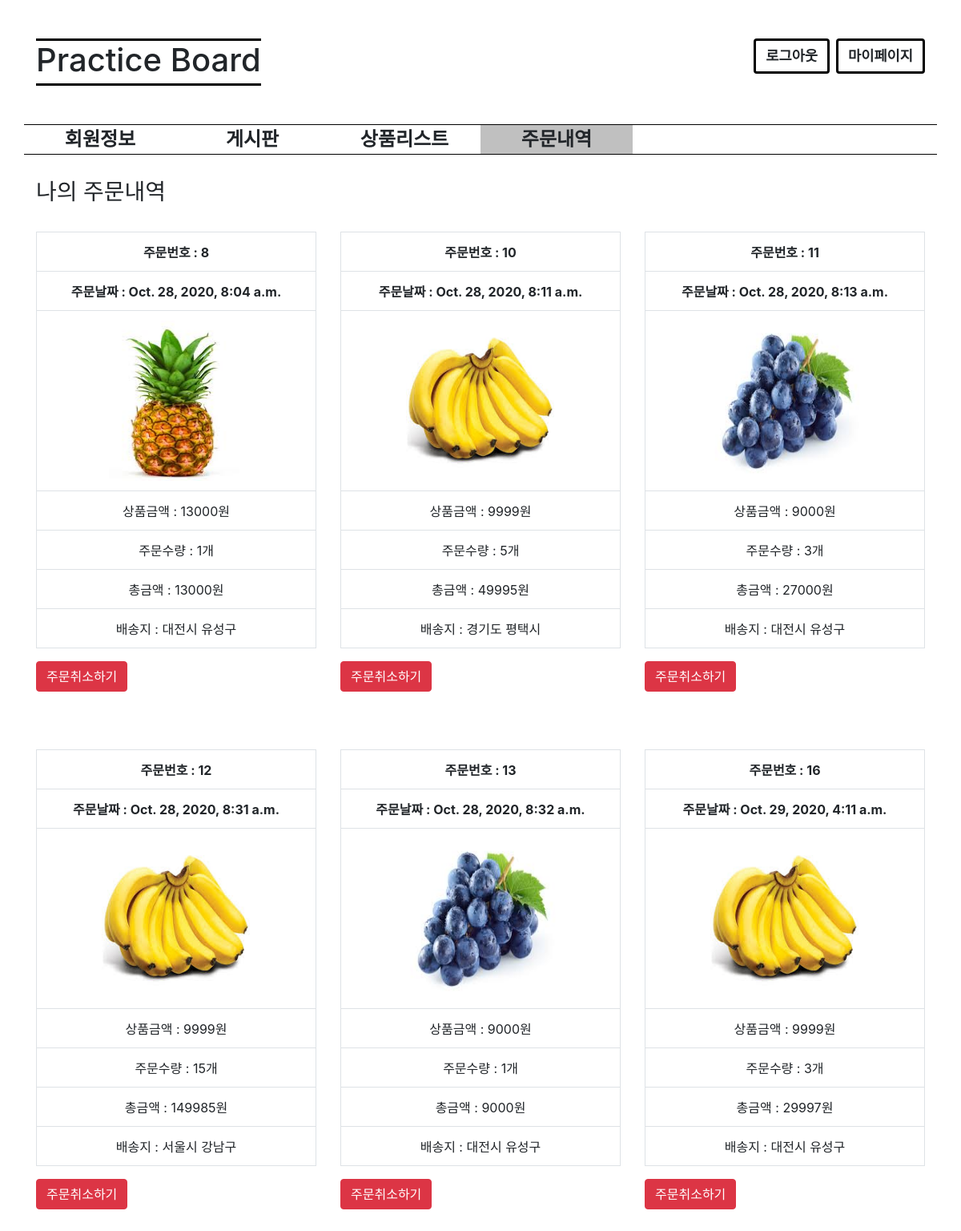
Page /order/list/ (signed in) on the committed database.
### order/models.py (models this page shows, shortened)
class Order(models.Model):
    user = models.ForeignKey(
        'user.User', on_delete=models.CASCADE, verbose_name='구매자')
    product = models.ForeignKey(
        'product.Product', on_delete=models.CASCADE, verbose_name='상품')
    userid = models.CharField(
        max_length=64, verbose_name='구매자아이디', default='None'
    )
    countprice = models.IntegerField(verbose_name='상품가격', default='0')
    price = models.IntegerField(verbose_name='총가격', default='0')
    quantity = models.IntegerField(verbose_name='수량')
    address = models.CharField(
        max_length=128, verbose_name='구매자주소', default="None", null=False)
    productimg = models.CharField(
        max_length=64, verbose_name='상품이미지', default='None')
    orderdate = models.DateTimeField(auto_now_add=True, verbose_name='구매일')
    class Meta:
        db_table = 'practice_order'
        verbose_name = '주문'
        verbose_name_plural = '주문'

### order/views.py (the view)
# urls.py: path('list/', views.orderList),
def orderList(request):
    user_id = request.session.get('user')
    user = User.objects.get(pk=user_id)
    print(user)
    orders = Order.objects.filter(userid=user)
    return render(request, 'orderlist.html', {'orders': orders})

### user/models.py (called while the page is built)
    def __str__(self):
        return self.userid

### order/templates/orderlist.html (shortened to what this page needs)
{% extends "base.html" %}
{% block contents %}
<h3>
    나의 주문내역
</h3>
<div class="row">
    {% for order in orders %}
    <div class="col-4 mb-5 orderlist">
        <br>
        <table class="table table-bordered text-center listtable" onclick="location.href='/order/detail/{{ order.id }}'"
            style="cursor: pointer;">
            <tr>
                <th>주문번호 : {{ order.id }}</th>
            </tr>
            <tr>
                <th>주문날짜 : {{ order.orderdate }}</th>
            </tr>
            <tr>
                <td><img src="/media/{{ order.productimg }}" alt=""></td>
            </tr>
            <tr>
                <td>상품금액 : {{ order.countprice }}원 </td>
            </tr>
            <tr>
                <td>주문수량 : {{ order.quantity }}개</td>
            </tr>
            <tr>
                <td>총금액 : {{ order.price }}원</td>
            </tr>
            <tr>
                <td>배송지 : {{ order.address }}</td>
            </tr>
        </table>
        <button class="btn btn-danger" onclick=" location.href='/order/delete/{{ order.id }}'">주문취소하기</button>
    </div>
    {% endfor %}
</div>
{% endblock %}

### user/templates/base.html (shortened to what this page needs)
<html>
<head>
    <link rel="stylesheet" href="https://cdn.jsdelivr.net/npm/bootstrap@4.5.3/dist/css/bootstrap.min.css"
>
</head>
<body>
    <div class="container">
        <div id="header" class="row mt-5">
            <div class="col-12 text-left">
                <h1 onclick="location.href='/home/'" style="cursor: pointer; display: inline;">
                    <span id="title"
                        style="display: inline-block; border-bottom: 3px solid black; border-top: 3px solid black; padding-bottom: 5px;">
                        Practice Board
                    </span>
                </h1>
                {% if request.session.user %}
                <button class="btn btn-default topmenu " onclick="location.href='/user/myinfo/'">마이페이지</button>
                <button class="btn btn-default topmenu mr-2" onclick="location.href='/user/logout/'">로그아웃</button>
                {% else %}
                <button class="btn btn-default topmenu" onclick="location.href='/user/signup/'">회원가입</button>
                <button class="btn btn-default topmenu mr-2" onclick="location.href='/user/login/'">로그인</button>
                {% endif %}
            </div>
        </div>
        <div class="row mt-5" id="submenu">
            {% if request.session.user %}
            <div class="col-2 submenu" id="submenu1">회원정보</div>
            {% else %}
            <div class="col-2 submenu" id="submenu1x">회원정보</div>
            {% endif %}
            <div class="col-2 submenu" id="submenu2">게시판</div>
            <div class="col-2 submenu" id="submenu3">상품리스트</div>
            <div class="col-2 submenu" id="submenu4">주문내역</div>
            <div class="col-2 submenu"></div>
        </div>
        {% block contents %}
        {% endblock %}
    </div>
</body>
</html>

### user/templates/base.html (style rules this page uses)
.topmenu { display: inline-block; float: right; border: 3px solid black; font-weight: bold; font-size: 1.1em; }
.submenu { text-align: center; }
#submenu { border-top: 1px solid black; border-bottom: 1px solid black; font-size: 1.5em; font-weight: bold; }

### order/templates/orderlist.html (style rules this page uses)
#submenu { margin-bottom: 30px; }
table tr td img { height: 200px; width: 200px; }
#submenu4 { background-color: silver; }

### rows in the picture
Order: id "8", orderdate "Oct. 28, 2020, 8:04 a.m.", productimg (picture), countprice "13000", quantity "1", price "13000", address "대전시 유성구"
Order: id "10", orderdate "Oct. 28, 2020, 8:11 a.m.", productimg (picture), countprice "9999", quantity "5", price "49995", address "경기도 평택시"
Order: id "11", orderdate "Oct. 28, 2020, 8:13 a.m.", productimg (picture), countprice "9000", quantity "3", price "27000", address "대전시 유성구"
Order: id "12", orderdate "Oct. 28, 2020, 8:31 a.m.", productimg (picture), countprice "9999", quantity "15", price "149985", address "서울시 강남구"
Order: id "13", orderdate "Oct. 28, 2020, 8:32 a.m.", productimg (picture), countprice "9000", quantity "1", price "9000", address "대전시 유성구"
Order: id "16", orderdate "Oct. 29, 2020, 4:11 a.m.", productimg (picture), countprice "9999", quantity "3", price "29997", address "대전시 유성구"
